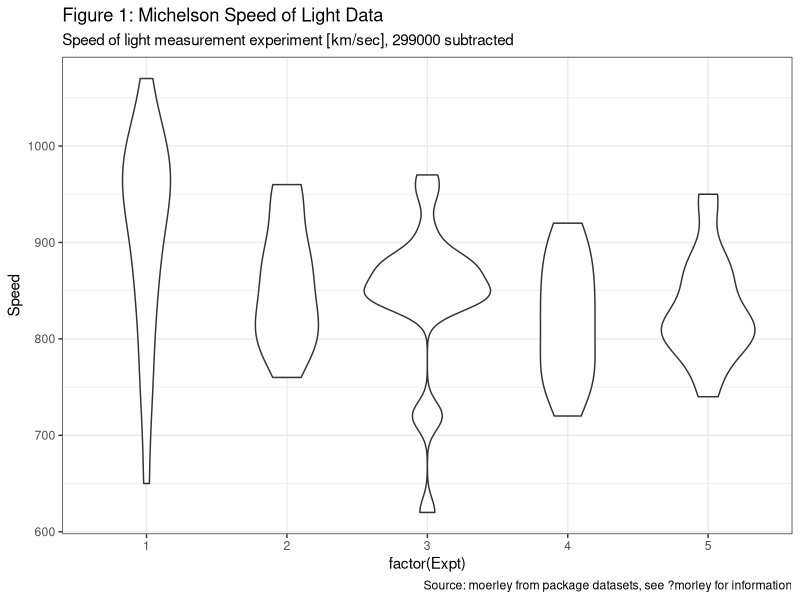
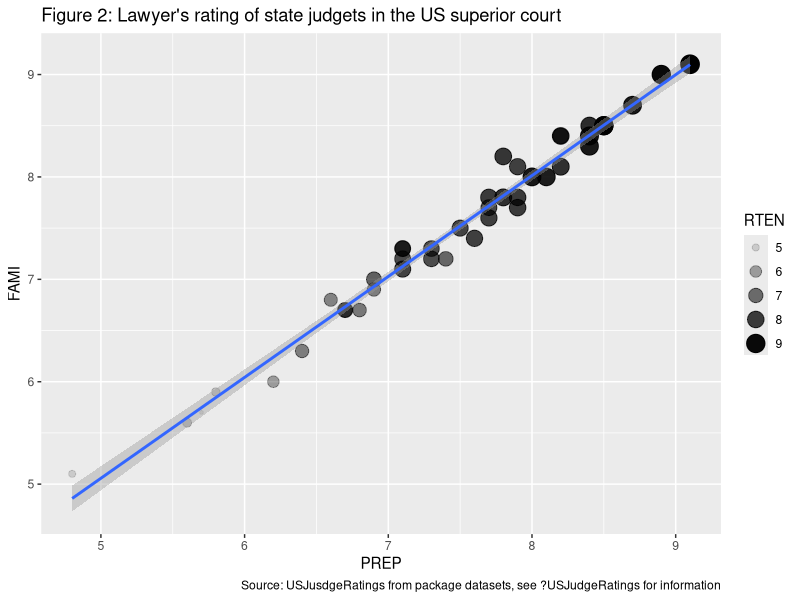
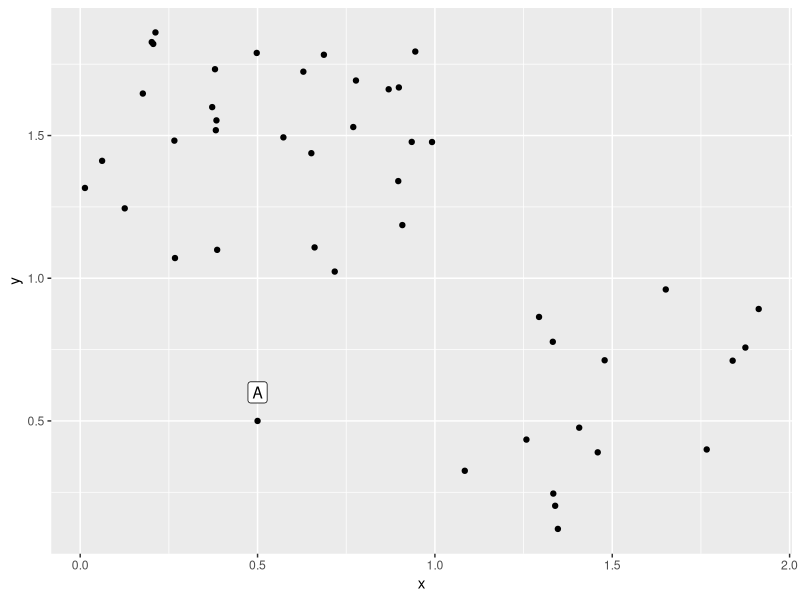

These charts were generated, in order, by the following R code:
## ---- chunk 1
knitr::opts_chunk$set(echo = FALSE)
library(tidyverse)
## ---- chunk 2
library(ggplot2)
ggplot(morley, aes(x = factor(Expt), y = Speed)) + 
  geom_violin() + 
  ggtitle("Figure 1: Michelson Speed of Light Data", 
          subtitle = "Speed of light measurement experiment [km/sec], 299000 subtracted") + 
  labs(caption = "Source: moerley from package datasets, see ?morley for information") + 
  theme_bw()

ggplot(USJudgeRatings, aes(x = PREP, y = FAMI, alpha  = RTEN, size = RTEN)) + 
  ggtitle("Figure 2: Lawyer's rating of state judgets in the US superior court") + 
  geom_point() +
  stat_smooth(method = "lm", se = T, show.legend = F) + 
  labs(caption = "Source: USJusdgeRatings from package datasets, see ?USJudgeRatings for information")

## ---- chunk 3
set.seed(0)
outlier_q <- tibble(x = runif(30, 0, 1), y = runif(30, 1, 2)) %>% 
  bind_rows(tibble(x = runif(15, 1, 2), y = runif(15, 0, 1))) %>% 
  add_row(x = 0.5, y = 0.5)

ggplot(outlier_q, aes(x, y)) + 
  geom_point() + 
  geom_label(inherit.aes = F, aes(x = x, y = y), label = "A",
            data = tibble(x = 0.5, y = 0.6))

